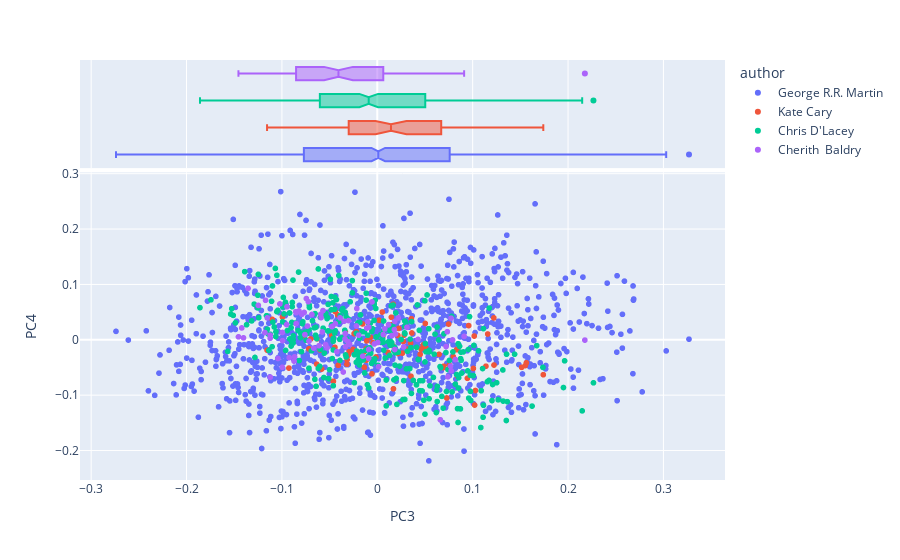

Notebook code for this chart:
### Code cell
vis_pcs(DCM2, 3, 4)

### Figure 1 — Plotly figure (JSON) as saved in the notebook; plotly's stock layout.template omitted (floating-point values rounded to 4 significant figures; data arrays with more than 128 entries replaced by an {"elided": "..."} marker saying what was removed)
{"data": [{"hovertemplate": "<b>%{hovertext}</b><br><br>author=George R.R. Martin<br>PC3=%{x}<br>PC4=%{y}<extra></extra>", "hovertext": {"elided": "1135 str values"}, "legendgroup": "George R.R. Martin", "marker": {"color": "#636efa", "symbol": "circle"}, "mode": "markers", "name": "George R.R. Martin", "showlegend": true, "type": "scattergl", "x": {"elided": "1135 float values"}, "xaxis": "x", "y": {"elided": "1135 float values"}, "yaxis": "y"}, {"alignmentgroup": "True", "hovertemplate": "<b>%{hovertext}</b><br><br>author=George R.R. Martin<br>PC3=%{x}<extra></extra>", "hovertext": {"elided": "1135 str values"}, "legendgroup": "George R.R. Martin", "marker": {"color": "#636efa", "symbol": "circle"}, "name": "George R.R. Martin", "notched": true, "offsetgroup": "George R.R. Martin", "showlegend": false, "type": "box", "x": {"elided": "1135 float values"}, "xaxis": "x2", "yaxis": "y2"}, {"hovertemplate": "<b>%{hovertext}</b><br><br>author=Kate Cary<br>PC3=%{x}<br>PC4=%{y}<extra></extra>", "hovertext": ["Kate Cary: 01_into_the_wild (2003)", "Kate Cary: 01_into_the_wild (2003)", "Kate Cary: 01_into_the_wild (2003)", "Kate Cary: 01_into_the_wild (2003)", "Kate Cary: 01_into_the_wild (2003)", "Kate Cary: 01_into_the_wild (2003)", "Kate Cary: 01_into_the_wild (2003)", "Kate Cary: 01_into_the_wild (2003)", "Kate Cary: 01_into_the_wild (2003)", "Kate Cary: 01_into_the_wild (2003)", "Kate Cary: 01_into_the_wild (2003)", "Kate Cary: 01_into_the_wild (2003)", "Kate Cary: 01_into_the_wild (2003)", "Kate Cary: 01_into_the_wild (2003)", "Kate Cary: 01_into_the_wild (2003)", "Kate Cary: 01_into_the_wild (2003)", "Kate Cary: 01_into_the_wild (2003)", "Kate Cary: 01_into_the_wild (2003)", "Kate Cary: 01_into_the_wild (2003)", "Kate Cary: 01_into_the_wild (2003)", "Kate Cary: 01_into_the_wild (2003)", "Kate Cary: 01_into_the_wild (2003)", "Kate Cary: 01_into_the_wild (2003)", "Kate Cary: 01_into_the_wild (2003)", "Kate Cary: 01_into_the_wild (2003)", "Kate Cary: 01_into_the_wild (2003)", "Kate Cary: 02_fire_and_ice (2003)", "Kate Cary: 02_fire_and_ice (2003)", "Kate Cary: 02_fire_and_ice (2003)", "Kate Cary: 02_fire_and_ice (2003)", "Kate Cary: 02_fire_and_ice (2003)", "Kate Cary: 02_fire_and_ice (2003)", "Kate Cary: 02_fire_and_ice (2003)", "Kate Cary: 02_fire_and_ice (2003)", "Kate Cary: 02_fire_and_ice (2003)", "Kate Cary: 02_fire_and_ice (2003)", "Kate Cary: 02_fire_and_ice (2003)", "Kate Cary: 02_fire_and_ice (2003)", "Kate Cary: 02_fire_and_ice (2003)", "Kate Cary: 02_fire_and_ice (2003)", "Kate Cary: 02_fire_and_ice (2003)", "Kate Cary: 02_fire_and_ice (2003)", "Kate Cary: 02_fire_and_ice (2003)", "Kate Cary: 02_fire_and_ice (2003)", "Kate Cary: 02_fire_and_ice (2003)", "Kate Cary: 02_fire_and_ice (2003)", "Kate Cary: 02_fire_and_ice (2003)", "Kate Cary: 02_fire_and_ice (2003)", "Kate Cary: 02_fire_and_ice (2003)", "Kate Cary: 02_fire_and_ice (2003)", "Kate Cary: 02_fire_and_ice (2003)", "Kate Cary: 02_fire_and_ice (2003)", "Kate Cary: 02_fire_and_ice (2003)", "Kate Cary: 02_fire_and_ice (2003)", "Kate Cary: 02_fire_and_ice (2003)", "Kate Cary: 02_fire_and_ice (2003)", "Kate Cary: 02_fire_and_ice (2003)", "Kate Cary: 04_rising_storm (2004)", "Kate Cary: 04_rising_storm (2004)", "Kate Cary: 04_rising_storm (2004)", "Kate Cary: 04_rising_storm (2004)", "Kate Cary: 04_rising_storm (2004)", "Kate Cary: 04_rising_storm (2004)", "Kate Cary: 04_rising_storm (2004)", "Kate Cary: 04_rising_storm (2004)", "Kate Cary: 04_rising_storm (2004)", "Kate Cary: 04_rising_storm (2004)", "Kate Cary: 04_rising_storm (2004)", "Kate Cary: 04_rising_storm (2004)", "Kate Cary: 04_rising_storm (2004)", "Kate Cary: 04_rising_storm (2004)", "Kate Cary: 04_rising_storm (2004)", "Kate Cary: 04_rising_storm (2004)", "Kate Cary: 04_rising_storm (2004)", "Kate Cary: 04_rising_storm (2004)", "Kate Cary: 04_rising_storm (2004)", "Kate Cary: 04_rising_storm (2004)", "Kate Cary: 04_rising_storm (2004)", "Kate Cary: 04_rising_storm (2004)", "Kate Cary: 04_rising_storm (2004)", "Kate Cary: 04_rising_storm (2004)", "Kate Cary: 04_rising_storm (2004)", "Kate Cary: 04_rising_storm (2004)", "Kate Cary: 04_rising_storm (2004)", "Kate Cary: 04_rising_storm (2004)", "Kate Cary: 04_rising_storm (2004)", "Kate Cary: 04_rising_storm (2004)", "Kate Cary: 04_rising_storm (2004)"], "legendgroup": "Kate Cary", "marker": {"color": "#EF553B", "symbol": "circle"}, "mode": "markers", "name": "Kate Cary", "showlegend": true, "type": "scattergl", "x": [0.06966, 0.07975, -0.09266, 0.03534, -0.005576, 0.03575, 0.0958, 0.1016, -0.01168, 0.01249, 0.05032, -0.09938, -0.02538, -0.07671, 0.1563, 0.1021, 0.0756, 0.0728, -0.06007, 0.04495, -0.02434, -0.04158, 0.03622, -0.1101, 0.06477, -0.04601, 0.1007, -0.01177, -0.06355, -0.03573, 0.07477, 0.1224, 0.01133, 0.1139, -0.041, 0.1222, 0.02162, 0.1158, 0.01668, 0.01474, -0.02203, 0.001864, 0.01478, 0.02192, 0.01394, 0.005255, 0.04835, -0.05827, -0.04416, -0.03182, 0.02632, 0.04586, 0.03192, -0.01969, 0.08312, 0.05099, 0.08391, 0.01697, -0.01109, -0.1156, -0.03037, 0.005886, 0.06927, -0.03345, -0.04779, 0.01662, 0.02736, -0.0444, -0.06323, 0.02249, -0.07177, -0.06984, 0.02816, 0.09446, -0.03171, -0.001431, -0.01549, 0.1553, -0.007268, 0.005845, 0.1514, 0.1741, 0.1029, 0.03486, -0.004442, -0.0141, -0.02958, -0.01364], "xaxis": "x", "y": [-0.0476, -0.03045, -0.05092, -0.06572, -0.06146, 0.03821, 0.02583, 0.00693, -0.03699, -0.003844, 0.02969, 0.04137, -0.01714, 0.007984, -0.04141, -0.1178, -0.04529, -0.105, -0.01821, -0.02617, 0.01118, 0.04525, 0.01249, 0.03701, -0.02613, -0.07481, -0.0516, -0.01579, -0.04386, 0.004338, 0.0286, -0.04546, -0.02273, -0.04751, -0.04588, 0.03974, 0.008029, 0.01062, 0.06451, 0.04094, 0.01506, 0.03551, 0.02719, -0.02469, -0.004437, 0.05033, -0.008715, -0.05273, 0.05134, -0.04403, -0.02396, -0.01646, -0.01694, -0.02211, -0.01765, -0.01454, -0.06522, -0.08845, -0.001793, -0.01852, -0.02704, 0.00657, -0.0501, 0.01466, 0.008298, -0.01088, -0.003085, -0.01343, 0.001674, 0.02067, -0.01624, 0.001611, 0.008626, -0.06939, -0.03588, -0.03091, 0.02879, -0.04633, 0.004542, 0.007775, -0.0496, -0.06294, -0.09149, -0.005731, -0.005078, -0.02182, -0.02149, -0.04955], "yaxis": "y"}, {"alignmentgroup": "True", "hovertemplate": "<b>%{hovertext}</b><br><br>author=Kate Cary<br>PC3=%{x}<extra></extra>", "hovertext": ["Kate Cary: 01_into_the_wild (2003)", "Kate Cary: 01_into_the_wild (2003)", "Kate Cary: 01_into_the_wild (2003)", "Kate Cary: 01_into_the_wild (2003)", "Kate Cary: 01_into_the_wild (2003)", "Kate Cary: 01_into_the_wild (2003)", "Kate Cary: 01_into_the_wild (2003)", "Kate Cary: 01_into_the_wild (2003)", "Kate Cary: 01_into_the_wild (2003)", "Kate Cary: 01_into_the_wild (2003)", "Kate Cary: 01_into_the_wild (2003)", "Kate Cary: 01_into_the_wild (2003)", "Kate Cary: 01_into_the_wild (2003)", "Kate Cary: 01_into_the_wild (2003)", "Kate Cary: 01_into_the_wild (2003)", "Kate Cary: 01_into_the_wild (2003)", "Kate Cary: 01_into_the_wild (2003)", "Kate Cary: 01_into_the_wild (2003)", "Kate Cary: 01_into_the_wild (2003)", "Kate Cary: 01_into_the_wild (2003)", "Kate Cary: 01_into_the_wild (2003)", "Kate Cary: 01_into_the_wild (2003)", "Kate Cary: 01_into_the_wild (2003)", "Kate Cary: 01_into_the_wild (2003)", "Kate Cary: 01_into_the_wild (2003)", "Kate Cary: 01_into_the_wild (2003)", "Kate Cary: 02_fire_and_ice (2003)", "Kate Cary: 02_fire_and_ice (2003)", "Kate Cary: 02_fire_and_ice (2003)", "Kate Cary: 02_fire_and_ice (2003)", "Kate Cary: 02_fire_and_ice (2003)", "Kate Cary: 02_fire_and_ice (2003)", "Kate Cary: 02_fire_and_ice (2003)", "Kate Cary: 02_fire_and_ice (2003)", "Kate Cary: 02_fire_and_ice (2003)", "Kate Cary: 02_fire_and_ice (2003)", "Kate Cary: 02_fire_and_ice (2003)", "Kate Cary: 02_fire_and_ice (2003)", "Kate Cary: 02_fire_and_ice (2003)", "Kate Cary: 02_fire_and_ice (2003)", "Kate Cary: 02_fire_and_ice (2003)", "Kate Cary: 02_fire_and_ice (2003)", "Kate Cary: 02_fire_and_ice (2003)", "Kate Cary: 02_fire_and_ice (2003)", "Kate Cary: 02_fire_and_ice (2003)", "Kate Cary: 02_fire_and_ice (2003)", "Kate Cary: 02_fire_and_ice (2003)", "Kate Cary: 02_fire_and_ice (2003)", "Kate Cary: 02_fire_and_ice (2003)", "Kate Cary: 02_fire_and_ice (2003)", "Kate Cary: 02_fire_and_ice (2003)", "Kate Cary: 02_fire_and_ice (2003)", "Kate Cary: 02_fire_and_ice (2003)", "Kate Cary: 02_fire_and_ice (2003)", "Kate Cary: 02_fire_and_ice (2003)", "Kate Cary: 02_fire_and_ice (2003)", "Kate Cary: 02_fire_and_ice (2003)", "Kate Cary: 04_rising_storm (2004)", "Kate Cary: 04_rising_storm (2004)", "Kate Cary: 04_rising_storm (2004)", "Kate Cary: 04_rising_storm (2004)", "Kate Cary: 04_rising_storm (2004)", "Kate Cary: 04_rising_storm (2004)", "Kate Cary: 04_rising_storm (2004)", "Kate Cary: 04_rising_storm (2004)", "Kate Cary: 04_rising_storm (2004)", "Kate Cary: 04_rising_storm (2004)", "Kate Cary: 04_rising_storm (2004)", "Kate Cary: 04_rising_storm (2004)", "Kate Cary: 04_rising_storm (2004)", "Kate Cary: 04_rising_storm (2004)", "Kate Cary: 04_rising_storm (2004)", "Kate Cary: 04_rising_storm (2004)", "Kate Cary: 04_rising_storm (2004)", "Kate Cary: 04_rising_storm (2004)", "Kate Cary: 04_rising_storm (2004)", "Kate Cary: 04_rising_storm (2004)", "Kate Cary: 04_rising_storm (2004)", "Kate Cary: 04_rising_storm (2004)", "Kate Cary: 04_rising_storm (2004)", "Kate Cary: 04_rising_storm (2004)", "Kate Cary: 04_rising_storm (2004)", "Kate Cary: 04_rising_storm (2004)", "Kate Cary: 04_rising_storm (2004)", "Kate Cary: 04_rising_storm (2004)", "Kate Cary: 04_rising_storm (2004)", "Kate Cary: 04_rising_storm (2004)", "Kate Cary: 04_rising_storm (2004)"], "legendgroup": "Kate Cary", "marker": {"color": "#EF553B", "symbol": "circle"}, "name": "Kate Cary", "notched": true, "offsetgroup": "Kate Cary", "showlegend": false, "type": "box", "x": [0.06966, 0.07975, -0.09266, 0.03534, -0.005576, 0.03575, 0.0958, 0.1016, -0.01168, 0.01249, 0.05032, -0.09938, -0.02538, -0.07671, 0.1563, 0.1021, 0.0756, 0.0728, -0.06007, 0.04495, -0.02434, -0.04158, 0.03622, -0.1101, 0.06477, -0.04601, 0.1007, -0.01177, -0.06355, -0.03573, 0.07477, 0.1224, 0.01133, 0.1139, -0.041, 0.1222, 0.02162, 0.1158, 0.01668, 0.01474, -0.02203, 0.001864, 0.01478, 0.02192, 0.01394, 0.005255, 0.04835, -0.05827, -0.04416, -0.03182, 0.02632, 0.04586, 0.03192, -0.01969, 0.08312, 0.05099, 0.08391, 0.01697, -0.01109, -0.1156, -0.03037, 0.005886, 0.06927, -0.03345, -0.04779, 0.01662, 0.02736, -0.0444, -0.06323, 0.02249, -0.07177, -0.06984, 0.02816, 0.09446, -0.03171, -0.001431, -0.01549, 0.1553, -0.007268, 0.005845, 0.1514, 0.1741, 0.1029, 0.03486, -0.004442, -0.0141, -0.02958, -0.01364], "xaxis": "x2", "yaxis": "y2"}, {"hovertemplate": "<b>%{hovertext}</b><br><br>author=Chris D'Lacey<br>PC3=%{x}<br>PC4=%{y}<extra></extra>", "hovertext": {"elided": "315 str values"}, "legendgroup": "Chris D'Lacey", "marker": {"color": "#00cc96", "symbol": "circle"}, "mode": "markers", "name": "Chris D'Lacey", "showlegend": true, "type": "scattergl", "x": {"elided": "315 float values"}, "xaxis": "x", "y": {"elided": "315 float values"}, "yaxis": "y"}, {"alignmentgroup": "True", "hovertemplate": "<b>%{hovertext}</b><br><br>author=Chris D'Lacey<br>PC3=%{x}<extra></extra>", "hovertext": {"elided": "315 str values"}, "legendgroup": "Chris D'Lacey", "marker": {"color": "#00cc96", "symbol": "circle"}, "name": "Chris D'Lacey", "notched": true, "offsetgroup": "Chris D'Lacey", "showlegend": false, "type": "box", "x": {"elided": "315 float values"}, "xaxis": "x2", "yaxis": "y2"}, {"hovertemplate": "<b>%{hovertext}</b><br><br>author=Cherith  Baldry<br>PC3=%{x}<br>PC4=%{y}<extra></extra>", "hovertext": ["Cherith  Baldry: 03_forest_of_secrets (2003)", "Cherith  Baldry: 03_forest_of_secrets (2003)", "Cherith  Baldry: 03_forest_of_secrets (2003)", "Cherith  Baldry: 03_forest_of_secrets (2003)", "Cherith  Baldry: 03_forest_of_secrets (2003)", "Cherith  Baldry: 03_forest_of_secrets (2003)", "Cherith  Baldry: 03_forest_of_secrets (2003)", "Cherith  Baldry: 03_forest_of_secrets (2003)", "Cherith  Baldry: 03_forest_of_secrets (2003)", "Cherith  Baldry: 03_forest_of_secrets (2003)", "Cherith  Baldry: 03_forest_of_secrets (2003)", "Cherith  Baldry: 03_forest_of_secrets (2003)", "Cherith  Baldry: 03_forest_of_secrets (2003)", "Cherith  Baldry: 03_forest_of_secrets (2003)", "Cherith  Baldry: 03_forest_of_secrets (2003)", "Cherith  Baldry: 03_forest_of_secrets (2003)", "Cherith  Baldry: 03_forest_of_secrets (2003)", "Cherith  Baldry: 03_forest_of_secrets (2003)", "Cherith  Baldry: 03_forest_of_secrets (2003)", "Cherith  Baldry: 03_forest_of_secrets (2003)", "Cherith  Baldry: 03_forest_of_secrets (2003)", "Cherith  Baldry: 03_forest_of_secrets (2003)", "Cherith  Baldry: 03_forest_of_secrets (2003)", "Cherith  Baldry: 03_forest_of_secrets (2003)", "Cherith  Baldry: 03_forest_of_secrets (2003)", "Cherith  Baldry: 03_forest_of_secrets (2003)", "Cherith  Baldry: 03_forest_of_secrets (2003)", "Cherith  Baldry: 03_forest_of_secrets (2003)", "Cherith  Baldry: 03_forest_of_secrets (2003)", "Cherith  Baldry: 03_forest_of_secrets (2003)", "Cherith  Baldry: 03_forest_of_secrets (2003)", "Cherith  Baldry: 05_a_dangerous_path (2004)", "Cherith  Baldry: 05_a_dangerous_path (2004)", "Cherith  Baldry: 05_a_dangerous_path (2004)", "Cherith  Baldry: 05_a_dangerous_path (2004)", "Cherith  Baldry: 05_a_dangerous_path (2004)", "Cherith  Baldry: 05_a_dangerous_path (2004)", "Cherith  Baldry: 05_a_dangerous_path (2004)", "Cherith  Baldry: 05_a_dangerous_path (2004)", "Cherith  Baldry: 05_a_dangerous_path (2004)", "Cherith  Baldry: 05_a_dangerous_path (2004)", "Cherith  Baldry: 05_a_dangerous_path (2004)", "Cherith  Baldry: 05_a_dangerous_path (2004)", "Cherith  Baldry: 05_a_dangerous_path (2004)", "Cherith  Baldry: 05_a_dangerous_path (2004)", "Cherith  Baldry: 05_a_dangerous_path (2004)", "Cherith  Baldry: 05_a_dangerous_path (2004)", "Cherith  Baldry: 05_a_dangerous_path (2004)", "Cherith  Baldry: 05_a_dangerous_path (2004)", "Cherith  Baldry: 05_a_dangerous_path (2004)", "Cherith  Baldry: 05_a_dangerous_path (2004)", "Cherith  Baldry: 05_a_dangerous_path (2004)", "Cherith  Baldry: 05_a_dangerous_path (2004)", "Cherith  Baldry: 05_a_dangerous_path (2004)", "Cherith  Baldry: 05_a_dangerous_path (2004)", "Cherith  Baldry: 05_a_dangerous_path (2004)", "Cherith  Baldry: 05_a_dangerous_path (2004)", "Cherith  Baldry: 05_a_dangerous_path (2004)", "Cherith  Baldry: 05_a_dangerous_path (2004)", "Cherith  Baldry: 06_the_darkest_hour (2004)", "Cherith  Baldry: 06_the_darkest_hour (2004)", "Cherith  Baldry: 06_the_darkest_hour (2004)", "Cherith  Baldry: 06_the_darkest_hour (2004)", "Cherith  Baldry: 06_the_darkest_hour (2004)", "Cherith  Baldry: 06_the_darkest_hour (2004)", "Cherith  Baldry: 06_the_darkest_hour (2004)", "Cherith  Baldry: 06_the_darkest_hour (2004)", "Cherith  Baldry: 06_the_darkest_hour (2004)", "Cherith  Baldry: 06_the_darkest_hour (2004)", "Cherith  Baldry: 06_the_darkest_hour (2004)", "Cherith  Baldry: 06_the_darkest_hour (2004)", "Cherith  Baldry: 06_the_darkest_hour (2004)", "Cherith  Baldry: 06_the_darkest_hour (2004)", "Cherith  Baldry: 06_the_darkest_hour (2004)", "Cherith  Baldry: 06_the_darkest_hour (2004)", "Cherith  Baldry: 06_the_darkest_hour (2004)", "Cherith  Baldry: 06_the_darkest_hour (2004)", "Cherith  Baldry: 06_the_darkest_hour (2004)", "Cherith  Baldry: 06_the_darkest_hour (2004)", "Cherith  Baldry: 06_the_darkest_hour (2004)", "Cherith  Baldry: 06_the_darkest_hour (2004)", "Cherith  Baldry: 06_the_darkest_hour (2004)", "Cherith  Baldry: 06_the_darkest_hour (2004)", "Cherith  Baldry: 06_the_darkest_hour (2004)", "Cherith  Baldry: 06_the_darkest_hour (2004)", "Cherith  Baldry: 06_the_darkest_hour (2004)", "Cherith  Baldry: 06_the_darkest_hour (2004)", "Cherith  Baldry: 06_the_darkest_hour (2004)", "Cherith  Baldry: 06_the_darkest_hour (2004)", "Cherith  Baldry: 06_the_darkest_hour (2004)"], "legendgroup": "Cherith  Baldry", "marker": {"color": "#ab63fa", "symbol": "circle"}, "mode": "markers", "name": "Cherith  Baldry", "showlegend": true, "type": "scattergl", "x": [0.07341, -0.0218, -0.005562, 0.01827, -0.02891, -0.06106, -0.1123, -0.0477, 0.02767, -0.02144, -0.04696, 0.01551, 0.03111, 0.01789, -0.07906, -0.07436, 0.09104, -0.01521, 0.01828, -0.03326, 0.08185, -0.009151, -0.08729, -0.1041, -0.07159, -0.03011, -0.05891, 0.07889, -0.003031, -0.008929, -0.06672, 0.2176, -0.1122, -0.09948, -0.08488, -0.1153, -0.1124, 0.02188, -0.05424, -0.03367, -0.09468, -0.09937, -0.01001, -0.08515, -0.1172, -0.09511, -0.0767, 0.006275, -0.03383, -0.1456, 0.01909, -0.1421, -0.1247, -0.1403, -0.0821, 0.01181, -0.05691, 0.07735, 0.07405, 0.0427, -0.03569, -0.09963, 0.001311, 0.06608, -0.01938, -0.08664, 0.007823, -0.008935, -0.1178, -0.0759, -0.1355, -0.09234, -0.07317, -0.03481, -0.04239, -0.01103, 0.07209, -0.1021, -0.0526, -0.04395, -0.05782, 0.0004555, -0.0855, -0.07231, -0.03092, -0.06857, -0.05941, 0.07672, 0.07747, -0.03904], "xaxis": "x", "y": [0.01478, 0.02512, 0.06859, -0.0174, -0.008142, -0.01054, 0.002953, 0.02391, -0.01261, 0.05664, 0.02444, 0.007901, 0.02269, 0.01865, 0.04625, 0.07466, 0.006365, -0.02947, 0.03334, -0.01213, -0.03552, -0.03316, -0.03832, -0.0336, -0.002235, 0.03486, 0.04023, -4.734e-05, -0.007381, -0.0173, -0.01483, -0.0003878, -0.06728, 0.01343, 0.04912, 0.03971, 0.008648, 0.03965, -0.008437, 0.01157, 0.05976, -0.001393, 0.0326, 0.02943, 0.07155, 0.02769, 0.04958, 0.009681, 0.001779, 0.005514, 0.01071, 0.02158, 0.0623, 0.003613, 0.0523, 0.02763, 0.05301, 0.03934, -0.06687, 0.0008846, -0.05804, -0.04948, -0.04834, -0.1444, 0.008481, -0.03057, 0.01976, 0.02293, 0.01315, 0.009531, 0.09318, -0.03199, 0.02503, 0.03373, -0.02128, 0.02118, -0.01203, 0.06501, -0.01431, 0.02915, 0.0143, -0.004713, 0.05086, 0.06891, -0.002994, 0.04596, 0.0461, -0.04743, -0.05591, 0.03982], "yaxis": "y"}, {"alignmentgroup": "True", "hovertemplate": "<b>%{hovertext}</b><br><br>author=Cherith  Baldry<br>PC3=%{x}<extra></extra>", "hovertext": ["Cherith  Baldry: 03_forest_of_secrets (2003)", "Cherith  Baldry: 03_forest_of_secrets (2003)", "Cherith  Baldry: 03_forest_of_secrets (2003)", "Cherith  Baldry: 03_forest_of_secrets (2003)", "Cherith  Baldry: 03_forest_of_secrets (2003)", "Cherith  Baldry: 03_forest_of_secrets (2003)", "Cherith  Baldry: 03_forest_of_secrets (2003)", "Cherith  Baldry: 03_forest_of_secrets (2003)", "Cherith  Baldry: 03_forest_of_secrets (2003)", "Cherith  Baldry: 03_forest_of_secrets (2003)", "Cherith  Baldry: 03_forest_of_secrets (2003)", "Cherith  Baldry: 03_forest_of_secrets (2003)", "Cherith  Baldry: 03_forest_of_secrets (2003)", "Cherith  Baldry: 03_forest_of_secrets (2003)", "Cherith  Baldry: 03_forest_of_secrets (2003)", "Cherith  Baldry: 03_forest_of_secrets (2003)", "Cherith  Baldry: 03_forest_of_secrets (2003)", "Cherith  Baldry: 03_forest_of_secrets (2003)", "Cherith  Baldry: 03_forest_of_secrets (2003)", "Cherith  Baldry: 03_forest_of_secrets (2003)", "Cherith  Baldry: 03_forest_of_secrets (2003)", "Cherith  Baldry: 03_forest_of_secrets (2003)", "Cherith  Baldry: 03_forest_of_secrets (2003)", "Cherith  Baldry: 03_forest_of_secrets (2003)", "Cherith  Baldry: 03_forest_of_secrets (2003)", "Cherith  Baldry: 03_forest_of_secrets (2003)", "Cherith  Baldry: 03_forest_of_secrets (2003)", "Cherith  Baldry: 03_forest_of_secrets (2003)", "Cherith  Baldry: 03_forest_of_secrets (2003)", "Cherith  Baldry: 03_forest_of_secrets (2003)", "Cherith  Baldry: 03_forest_of_secrets (2003)", "Cherith  Baldry: 05_a_dangerous_path (2004)", "Cherith  Baldry: 05_a_dangerous_path (2004)", "Cherith  Baldry: 05_a_dangerous_path (2004)", "Cherith  Baldry: 05_a_dangerous_path (2004)", "Cherith  Baldry: 05_a_dangerous_path (2004)", "Cherith  Baldry: 05_a_dangerous_path (2004)", "Cherith  Baldry: 05_a_dangerous_path (2004)", "Cherith  Baldry: 05_a_dangerous_path (2004)", "Cherith  Baldry: 05_a_dangerous_path (2004)", "Cherith  Baldry: 05_a_dangerous_path (2004)", "Cherith  Baldry: 05_a_dangerous_path (2004)", "Cherith  Baldry: 05_a_dangerous_path (2004)", "Cherith  Baldry: 05_a_dangerous_path (2004)", "Cherith  Baldry: 05_a_dangerous_path (2004)", "Cherith  Baldry: 05_a_dangerous_path (2004)", "Cherith  Baldry: 05_a_dangerous_path (2004)", "Cherith  Baldry: 05_a_dangerous_path (2004)", "Cherith  Baldry: 05_a_dangerous_path (2004)", "Cherith  Baldry: 05_a_dangerous_path (2004)", "Cherith  Baldry: 05_a_dangerous_path (2004)", "Cherith  Baldry: 05_a_dangerous_path (2004)", "Cherith  Baldry: 05_a_dangerous_path (2004)", "Cherith  Baldry: 05_a_dangerous_path (2004)", "Cherith  Baldry: 05_a_dangerous_path (2004)", "Cherith  Baldry: 05_a_dangerous_path (2004)", "Cherith  Baldry: 05_a_dangerous_path (2004)", "Cherith  Baldry: 05_a_dangerous_path (2004)", "Cherith  Baldry: 05_a_dangerous_path (2004)", "Cherith  Baldry: 06_the_darkest_hour (2004)", "Cherith  Baldry: 06_the_darkest_hour (2004)", "Cherith  Baldry: 06_the_darkest_hour (2004)", "Cherith  Baldry: 06_the_darkest_hour (2004)", "Cherith  Baldry: 06_the_darkest_hour (2004)", "Cherith  Baldry: 06_the_darkest_hour (2004)", "Cherith  Baldry: 06_the_darkest_hour (2004)", "Cherith  Baldry: 06_the_darkest_hour (2004)", "Cherith  Baldry: 06_the_darkest_hour (2004)", "Cherith  Baldry: 06_the_darkest_hour (2004)", "Cherith  Baldry: 06_the_darkest_hour (2004)", "Cherith  Baldry: 06_the_darkest_hour (2004)", "Cherith  Baldry: 06_the_darkest_hour (2004)", "Cherith  Baldry: 06_the_darkest_hour (2004)", "Cherith  Baldry: 06_the_darkest_hour (2004)", "Cherith  Baldry: 06_the_darkest_hour (2004)", "Cherith  Baldry: 06_the_darkest_hour (2004)", "Cherith  Baldry: 06_the_darkest_hour (2004)", "Cherith  Baldry: 06_the_darkest_hour (2004)", "Cherith  Baldry: 06_the_darkest_hour (2004)", "Cherith  Baldry: 06_the_darkest_hour (2004)", "Cherith  Baldry: 06_the_darkest_hour (2004)", "Cherith  Baldry: 06_the_darkest_hour (2004)", "Cherith  Baldry: 06_the_darkest_hour (2004)", "Cherith  Baldry: 06_the_darkest_hour (2004)", "Cherith  Baldry: 06_the_darkest_hour (2004)", "Cherith  Baldry: 06_the_darkest_hour (2004)", "Cherith  Baldry: 06_the_darkest_hour (2004)", "Cherith  Baldry: 06_the_darkest_hour (2004)", "Cherith  Baldry: 06_the_darkest_hour (2004)", "Cherith  Baldry: 06_the_darkest_hour (2004)"], "legendgroup": "Cherith  Baldry", "marker": {"color": "#ab63fa", "symbol": "circle"}, "name": "Cherith  Baldry", "notched": true, "offsetgroup": "Cherith  Baldry", "showlegend": false, "type": "box", "x": [0.07341, -0.0218, -0.005562, 0.01827, -0.02891, -0.06106, -0.1123, -0.0477, 0.02767, -0.02144, -0.04696, 0.01551, 0.03111, 0.01789, -0.07906, -0.07436, 0.09104, -0.01521, 0.01828, -0.03326, 0.08185, -0.009151, -0.08729, -0.1041, -0.07159, -0.03011, -0.05891, 0.07889, -0.003031, -0.008929, -0.06672, 0.2176, -0.1122, -0.09948, -0.08488, -0.1153, -0.1124, 0.02188, -0.05424, -0.03367, -0.09468, -0.09937, -0.01001, -0.08515, -0.1172, -0.09511, -0.0767, 0.006275, -0.03383, -0.1456, 0.01909, -0.1421, -0.1247, -0.1403, -0.0821, 0.01181, -0.05691, 0.07735, 0.07405, 0.0427, -0.03569, -0.09963, 0.001311, 0.06608, -0.01938, -0.08664, 0.007823, -0.008935, -0.1178, -0.0759, -0.1355, -0.09234, -0.07317, -0.03481, -0.04239, -0.01103, 0.07209, -0.1021, -0.0526, -0.04395, -0.05782, 0.0004555, -0.0855, -0.07231, -0.03092, -0.06857, -0.05941, 0.07672, 0.07747, -0.03904], "xaxis": "x2", "yaxis": "y2"}], "layout": {"autosize": true, "legend": {"title": {"text": "author"}, "tracegroupgap": 0}, "margin": {"t": 60}, "xaxis": {"anchor": "y", "autorange": true, "domain": [0, 1], "range": [-0.3125, 0.3653], "title": {"text": "PC3"}, "type": "linear"}, "xaxis2": {"anchor": "y2", "autorange": true, "domain": [0, 1], "matches": "x", "range": [-0.3125, 0.3653], "showgrid": true, "showticklabels": false, "type": "linear"}, "yaxis": {"anchor": "x", "autorange": true, "domain": [0, 0.7326], "range": [-0.2504, 0.2997], "title": {"text": "PC4"}, "type": "linear"}, "yaxis2": {"anchor": "x2", "autorange": true, "domain": [0.7426, 1], "matches": "y2", "range": [-0.5, 3.5], "showgrid": false, "showline": false, "showticklabels": false, "ticks": "", "type": "category"}}}
